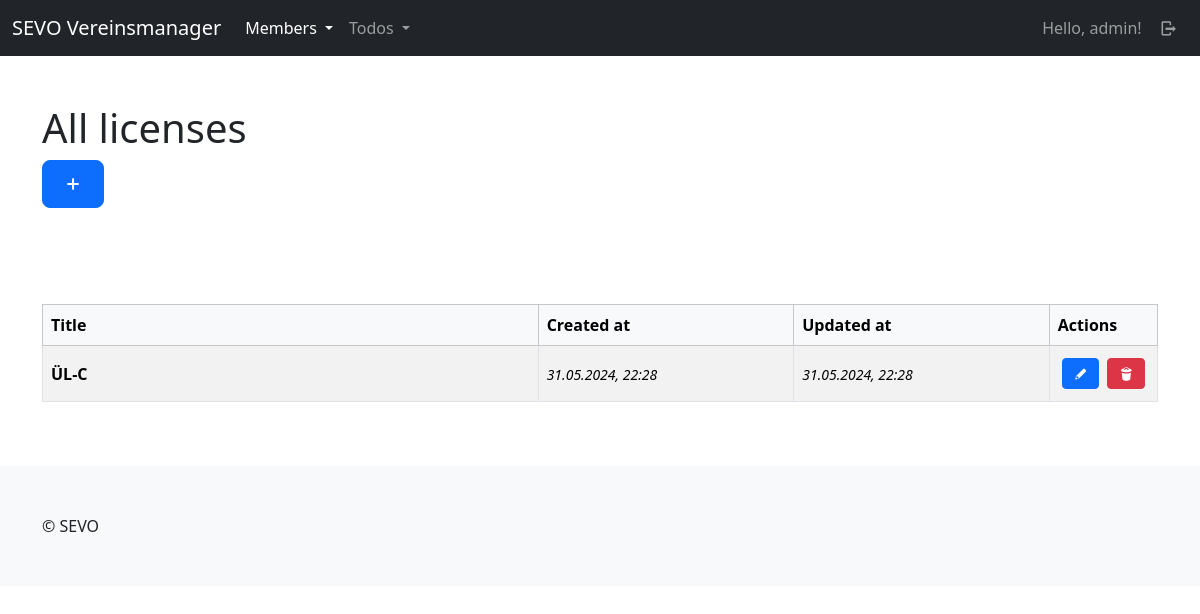
Page /mbrs/licenses/ (signed in) on the committed database.
### members/models.py (models this page shows, shortened)
class License(models.Model):
    title = models.CharField(max_length=100, unique=True)
    created_at = models.DateTimeField(auto_now_add=True)
    updated_at = models.DateTimeField(auto_now=True)
    class Meta:
        ordering = ["-updated_at"]

### members/views/licenses.py (the view)
# urls.py: path("licenses/", licenses.index, name="members-license-index"),
@login_required(login_url="sevo-auth-login")
def index(request):
    licenses = models.License.objects.all()
    return render(request, "members/license/index.html", {
        "title": _("All licenses"),
        "licenses": licenses
    })

### members/templates/members/license/index.html (shortened to what this page needs)
{% extends "base_main.html" %}
{% load i18n %}
{% load static %}
{% block header %}
    <div class="container py-5">
        <div class="row">
            <div class="col-lg-12">
                <h1>{{ title }}</h1>
                <a class="btn btn-primary btn-lg" href="{% url "members-license-create" %}"><i class="demo-icon icon-plus"></i></a>
            </div>
        </div>
    </div>
{% endblock %}
{% block main %}
    {% if licenses %}
    <div>
        {% include "members/license/partials/_list_table.html" %}
    </div>
    {% else %}
        <p>{% trans "No licenses available." %}</p>
    {% endif %}
{%  endblock %}

### templates/partials/_navbar_drop_down.html (shortened to what this page needs)
{% load i18n %}
<nav class="navbar navbar-expand-lg navbar-dark bg-dark">
    <div class="container-fluid">
        <a class="navbar-brand" href="/">SEVO Vereinsmanager</a>
        <div class="collapse navbar-collapse" id="navbarContent">
            <ul class="navbar-nav me-auto mb-2 mb-lg-0">
                {% if user.is_authenticated %}
                <li class="nav-item dropdown">
                    <a class="nav-link dropdown-toggle {% if "mbrs" in request.path %} active{% endif %}"{% if "mbrs" in request.path %} aria-current="page"{% endif %} href="#" role="button" data-bs-toggle="dropdown" aria-expanded="false">
                      {% trans "Members" %}
                    </a>
                  </li>
                  <li class="nav-item dropdown">
                    <a class="nav-link dropdown-toggle {% if "tds" in request.path %} active{% endif %}"{% if "tds" in request.path %} aria-current="page"{% endif %} href="#" role="button" data-bs-toggle="dropdown" aria-expanded="false">
                      {% trans "Todos" %}
                    </a>
                  </li>
                {% endif %}
            </ul>
            <ul class="navbar-nav mb-2 mb-lg-0">
                {% if user.is_authenticated %}
                    <li class="nav-item">
                        <a class="nav-link" href="{% url "sevo-auth-user-detail" %}">{% trans "Hello" %}, {{ user }}!</a>
                    </li>
                    <li class="nav-item">
                        <a class="nav-link" href="{% url "sevo-auth-logout" %}"><i class="demo-icon icon-logout"></i></a>
                    </li>
                {% else %}
                    <li class="nav-item">
                        <a class="nav-link {% if "login" in request.path %} active{% endif %}"{% if "members" in request.path %} aria-current="page"{% endif %} href="{% url "sevo-auth-login" %}"><i class="demo-icon icon-user"></i></a>
                    </li>
                {% endif %}
            </ul>
        </div>
    </div>
</nav>

### members/templates/members/license/partials/_list_table.html
{% load i18n %}
<div class="table-responsive">
    <table class="table table-bordered align-middle table-striped">
        <thead class="table-light">
        <tr>
            <th scope="col">{% trans "Title" %}</th>
            <th scope="col">{% trans "Created at" %}</th>
            <th scope="col">{% trans "Updated at" %}</th>
            <th scope="col">{% trans "Actions" %}</th>
        </tr>
        </thead>
        <tbody>
            {% for license in licenses %}
                <tr>
                    <th scope="row" class="w-50">
                        {{ license.title }}
                    </th>
                    <td class="w-25"><time><small><i>{{ license.created_at|date:"d.m.Y, H:i" }}</i></small></time></td>
                    <td class="w-25"><time><small><i>{{ license.updated_at|date:"d.m.Y, H:i" }}</i></small></time></td>
                    <td class="w-auto">
                        <div class="d-flex justify-content-center align-content-center">
                            <a class="btn btn-primary btn-sm d-block m-1" href="{% url "members-license-update" id=license.id %}"><i class="demo-icon icon-pencil"></i></a>
                            <a class="btn btn-danger btn-sm d-block m-1" href="{% url "members-license-delete" id=license.id %}"><i class="demo-icon icon-trash"></i></a>
                        </div>
                    </td>
                </tr>
            {% endfor %}
        </tbody>
    </table>
</div>

### rows in the picture
License: title "ÜL-C", created_at "31.05.2024, 22:28", updated_at "31.05.2024, 22:28"

### other values in the picture
{{ user }} "admin"
{{ title }} "All licenses"
